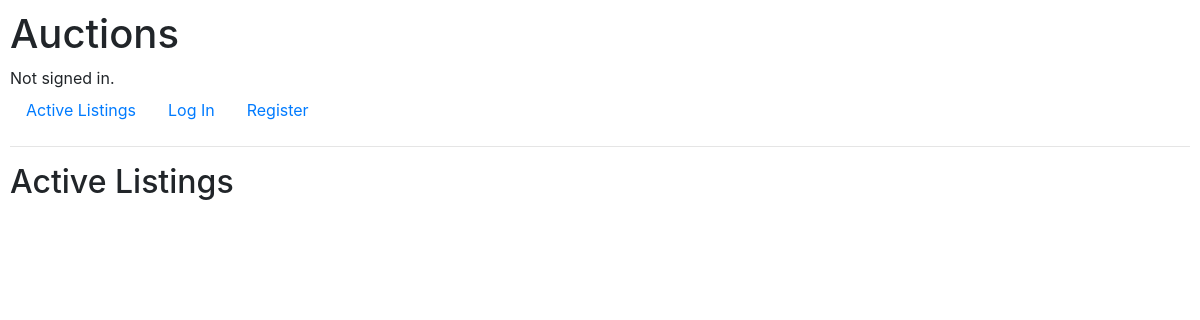
/auctions/, run on an earlier commit of the app's database.
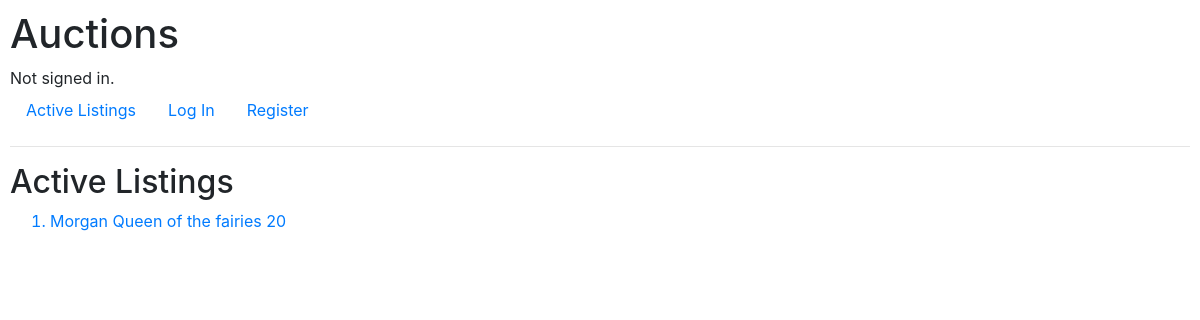
And on a later commit of the database.
### auctions/models.py (models this page shows)
class Listing(models.Model):
    creator = models.CharField(max_length=64)
    title = models.CharField(max_length=64)
    description = models.CharField(max_length=64)
    price = models.IntegerField()
    users = models.ManyToManyField(User, blank=True, related_name= "wishlist")
    def __str__(self):
        return f"{self.title} {self.description} {self.price}"

### auctions/views.py (the view)
# urls.py: path("", views.index, name="index"),
def index(request):
    return render(request, "auctions/index.html", {
        "listings": Listing.objects.all()
    })

### auctions/templates/auctions/index.html
{% extends "auctions/layout.html" %}
{% block body %}
    <h2>Active Listings</h2>
    <ol>
        {% for listing in listings %}
            <a href="{% url 'listing' listing.title %}"><li>{{ listing }}</li></a>
        {% endfor %}
    </ol>
{% endblock %}

### auctions/templates/auctions/layout.html (shortened to what this page needs)
{% load static %}
<!DOCTYPE html>
<html lang="en">
    <head>
        <link rel="stylesheet" href="https://stackpath.bootstrapcdn.com/bootstrap/4.4.1/css/bootstrap.min.css">
        <link href="{% static 'auctions/styles.css' %}" rel="stylesheet">
    </head>
    <body>
        <h1>Auctions</h1>
        <div>
            {% if user.is_authenticated %}
                Signed in as <strong>{{ user.username }}</strong>.
            {% else %}
                Not signed in.
            {% endif %}
        </div>
        <ul class="nav">
            <li class="nav-item">
                <a class="nav-link" href="{% url 'index' %}">Active Listings</a>
            </li>
            {% if user.is_authenticated %}
                <li class="nav-item">
                    <a class="nav-link" href="{% url 'logout' %}">Log Out</a>
                </li>
                <li class="nav-item">
                    <a class="nav-link" href="{% url 'wishlist' user.username%}">Wishlist</a>
                </li>
                <li class="nav-item">
                    <a class="nav-link" href="{% url 'new'%}">Create Listing</a>
                </li>
            {% else %}
                <li class="nav-item">
                    <a class="nav-link" href="{% url 'login' %}">Log In</a>
                </li>
                <li class="nav-item">
                    <a class="nav-link" href="{% url 'register' %}">Register</a>
                </li>
            {% endif %}
        </ul>
        <hr>
        {% block body %}
        {% endblock %}
    </body>
</html>

### auctions/static/auctions/styles.css (style rules this page uses)
body { padding: 10px; }

What changed in the data, as far as the page shows it:
added Listing: title+description+price "Morgan Queen of the fairies 20"
